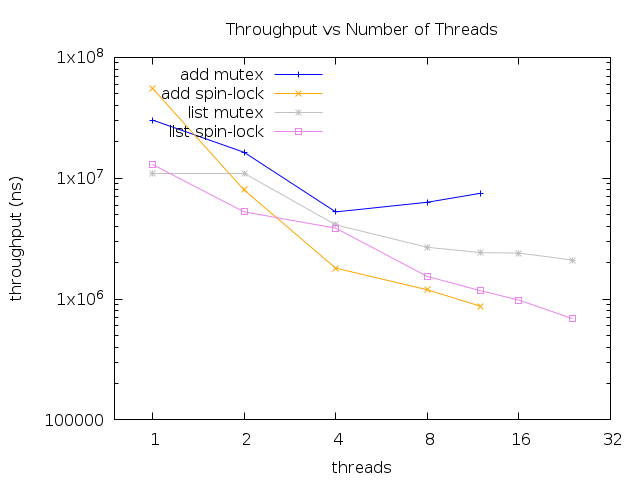

This figure's gnuplot source:
#! /usr/bin/gnuplot
#
#
#
# input: 
#	lines from lab2b_add.csv :
#	1. test name
#	2. # threads
#	3. # iterations per thread
#	4. # add operations
#	5. run time (ns)
#	6. throughput (ns)
#	7. total sum at end of run (should be zero)
#
#   lines from lab2b_list.csv :
#	1. test name
#	2. # threads
#	3. # iterations per thread
#	4. # lists
#	5. # operations performed (threads x iterations x (ins + lookup + delete))
#	6. run time (ns)
#	7. throughput (ns)
#
# output:
#	lab2b_1.png ... throughput vs number of threads from lab2a data
#
# Note:
#	Managing data is simplified by keeping all of the results in a single
#	file.  But this means that the individual graphing commands have to
#	grep to select only the data they want.
#

# general plot parameters
set terminal png
set datafile separator ","


set title "Throughput vs Number of Threads"
set xlabel "threads"
set logscale x 2
set xrange [0.75:]
set ylabel "throughput (ns)"
set logscale y 10
set output 'lab2b_1.png'
set key left top
# grep out only successful (sum=0) yield runs
plot \
     "< grep add-m lab2a_add.csv" using ($2):(1000000000/($6)) \
	title 'add mutex' with linespoints lc rgb 'blue', \
     "< grep add-s lab2a_add.csv" using ($2):(1000000000/($6)) \
	title 'add spin-lock' with linespoints lc rgb 'orange', \
	 "< grep list-none-m lab2a_list.csv" using ($2):(1000000000/($7)) \
	title 'list mutex' with linespoints lc rgb 'grey', \
     "< grep list-none-s lab2a_list.csv" using ($2):(1000000000/($7)) \
	title 'list spin-lock' with linespoints lc rgb 'violet'
	